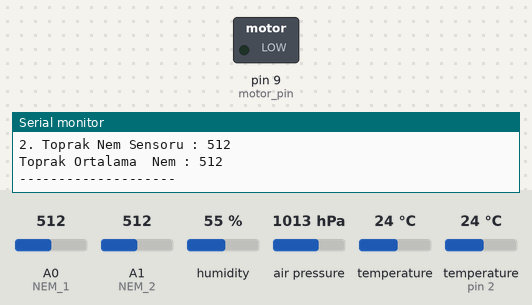
Bench run of a sketch on a simulated Arduino Uno, built with avr-gcc and run on an emulated ATmega328P. Parts: switched loads named in the sketch (green lamp = pin HIGH), the last lines printed to the serial monitor. The inputs (shaded band) are chosen by the test bench; at power-on: A0 (NEM_1) = 512, A1 (NEM_2) = 512, humidity 55 %, air pressure 1013 hPa, temperature 24 °C, temperature (sensor on pin 2) 24 °C.

Above: at 2.8 s.
2.9 s: A0 (NEM_1) set to 722
5.8 s: A0 (NEM_1) set to 744
At 7.7 s:
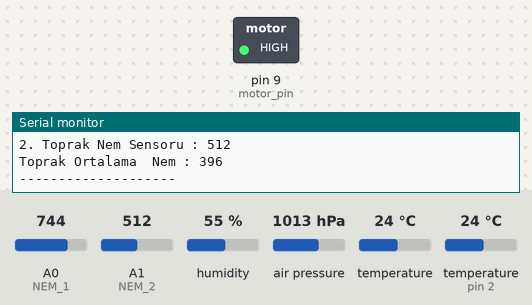
Timing chart, 0 to 12.0 s (numbered marks = the images above; inputs shaded):
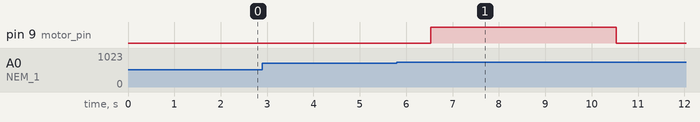

The sketch:

bitkiDuino.ino
```cpp
//KUTUPHANELER
#include <Wire.h>
#include <SFE_BMP180.h>
#include "DHT.h" //DHT Kütüphanesini dahil ediyoruz

//DEGISKENLER
#define NEM_1 A0 //1.Nem Sensörünün pini
#define NEM_2 A1 //2. Nem sensörünün pini
#define DHTPIN 2 //DHT sensörünün pini
#define DHTTYPE DHT22 //DHT sensörünün türü
#define ALTITUDE 100 //İstanbuldaki rakım değeri
#define motor_pin 9

int sulanma_suresi = 4;
int aradaki_bekleme = 7;
int ortalama_nem = 0;
int nem_1_deger = 0;
int nem_2_deger = 0;
int calisma_siniri = 400;
int kritik_sinir = 100;
int yapilanTahmin = 0;
unsigned long eskiZaman=0;
unsigned long yeniZaman;
unsigned long defZaman =7200000;
int devirSayisi = 1;
/*
 Eğer yapılan tahmin 0 ise tahmin yapılmamıştır veya yağış yoktur.
 Eğer yapılan tahmin 1 ise yağmur yağacaktır.
 Eğer yapılan tahmin 2 ise kar yağacaktır.
*/
DHT dht(DHTPIN,DHTTYPE);
SFE_BMP180 bmp180;

void setup() {
  // Serial Ekranı Çalıştır
  Serial.begin(9600);
  dht.begin();
  pinMode(motor_pin , OUTPUT);
  bmp180.begin();
  tahminYap();
}

void loop() {
  yeniZaman=millis();
  delay(2000);
  float derece = dht.readTemperature(); // Dereceyi Ölçme
  float nem = dht.readHumidity(); //Nemi Ölçme
  float basinc = basincOku(); //Basıncı Ölçme
  if (isnan(derece) || isnan(nem)) { //DHT'den veri okunuyor mu ?
    Serial.println("DHT sensöründen veri okunamadı !");
    return;
  }
  if(!bmp180.begin()){
    Serial.println("BMP180 sensöründen veri okunamadı !");//BMP'den veri okunuyor mu ?
  }

  if(yapilanTahmin == 0){
    Serial.println("Yagis Olmayacak");
  }else if(yapilanTahmin == 1){
    Serial.println("Yagmur Yagabilir");
  }else if(yapilanTahmin == 2){
    Serial.println("Kar Yagabilir");
  }
  Serial.print("Havadaki Nem: %");
  Serial.println(nem); //Nemi yazdırma
  Serial.print("Derece: ");
  Serial.print(derece); //Sıcaklığı yazdırma
  Serial.println(" *C ");
  Serial.print("Basinc : ");
  Serial.println(basinc);
  Serial.println(yeniZaman);

  // Nem Sensörlerinin değerini okuma
  nem_1_deger = 1024 - analogRead(NEM_1);
  Serial.print("1. Toprak Nem Sensoru : ");
  Serial.println(nem_1_deger);

  nem_2_deger = 1024 - analogRead(NEM_2);
  Serial.print("2. Toprak Nem Sensoru : ");
  Serial.println(nem_2_deger);

  ortalama_nem = (nem_1_deger + nem_2_deger) / 2;
  Serial.print("Toprak Ortalama  Nem : ");
  Serial.println(ortalama_nem);
  Serial.println("--------------------");

  if(yeniZaman-eskiZaman >= defZaman){
      tahminYap();
      Serial.println("Tahmin yapılıyor");
      Serial.println("Yeni tahmin bundan sonra goruntulenecek");
      yeniZaman = millis();
      eskiZaman = yeniZaman;
      devirSayisi++;
  }
  if(yeniZaman <= 1000 && yeniZaman >= 0 ){
    devirSayisi = 1;
  }
  if(ortalama_nem < calisma_siniri){
    if(ortalama_nem <= kritik_sinir){
      digitalWrite(motor_pin,HIGH);
      delay(sulanma_suresi*1000);
      digitalWrite(motor_pin,LOW);
      delay(aradaki_bekleme*1000);
    }else if(yapilanTahmin == 0 && ortalama_nem < calisma_siniri){
      digitalWrite(motor_pin,HIGH);
      delay(sulanma_suresi*1000);
      digitalWrite(motor_pin,LOW);
      delay(aradaki_bekleme*1000);
    }
  }
}

float basincOku()
{
  char status;
  double T,P,p0,a;

  status = bmp180.startTemperature();
  if (status != 0)
  {
    delay(status);
    status = bmp180.getTemperature(T);
    if (status != 0)
    {
      status = bmp180.startPressure(3);
      if (status != 0)
      {
        delay(status);
        status = bmp180.getPressure(P,T);
        if (status != 0)
        {
          p0 = bmp180.sealevel(P,ALTITUDE);
          return p0;
        }
      }
    }
  }
}

void tahminYap(){
  float derece = dht.readTemperature(); // Dereceyi Ölçme
  float nem = dht.readHumidity(); //Nemi Ölçme
  float basinc = basincOku(); //Basıncı Ölçme
  if(nem == 100.0 && basinc <= 1013.00){
    if(derece <= -4.00){
      yapilanTahmin = 2;
    }else if(derece > -4.00){
      yapilanTahmin = 1;
    }
  }else{
    yapilanTahmin = 0;
  }
}
```

Measured:
- the behaviour switches between 736 and 737 on A0 (NEM_1) (found by bisection; images 0 and 1)
- after the input at 5.8 s, pin 9 (motor_pin): LOW → HIGH after 0.73 s, → LOW 4.0 s later
